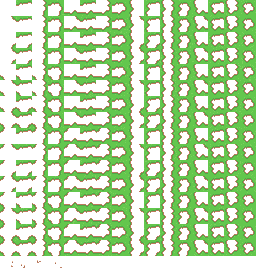
#> input picture assets/paths/paths.png, 256 x 272 px
$ python make_sand_tiles.py
#> lines starting #> are read from the running program, lines starting #| are printed output that depends on the picture
"""Makes the beach edges, assets/paths/sand.png, from the path edges (assets/paths/paths.png).

Same layout as paths.png (see make_path_tiles.py): the grass creeps onto the sand with the
same wobbly edge, only the dirt colours become sand colours, and the pebbles become shells.
Run from the project folder after make_path_tiles.py:  python tools/make_sand_tiles.py
"""
from pathlib import Path

from PIL import Image

ROOT = Path(__file__).resolve().parent.parent / "assets" / "paths"


def hexc(h):
    return (int(h[1:3], 16), int(h[3:5], 16), int(h[5:7], 16), 255)


# path colour -> beach colour (the beach tile itself is (228, 195, 114))
SWAP = {
    hexc("#bc795c"): (204, 166, 94, 255),  # rim next to the grass: damp, darker sand
    hexc("#c28569"): (214, 178, 102, 255),  # spots
    hexc("#e8b796"): (242, 218, 150, 255),  # light specks
    hexc("#a26955"): (236, 226, 212, 255),  # pebbles -> pale shells
}

image = Image.open(ROOT / "paths.png").convert("RGBA")
#> image is the input picture: PIL image 256x272 RGBA; mean R, G, B, A 53, 82.1, 37, 118.7
px = image.load()
for y in range(image.height):
    for x in range(image.width):
        if px[x, y] in SWAP:
            px[x, y] = SWAP[px[x, y]]
image.save(ROOT / "sand.png")
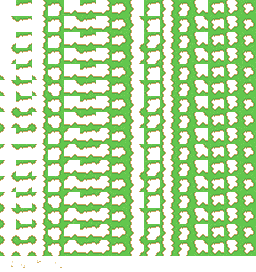
#> saved as sand.png: PIL image 256x272 RGBA; mean R, G, B, A 54.6, 86.5, 37.2, 118.7; transparent parts drawn white
print("wrote", ROOT / "sand.png")
